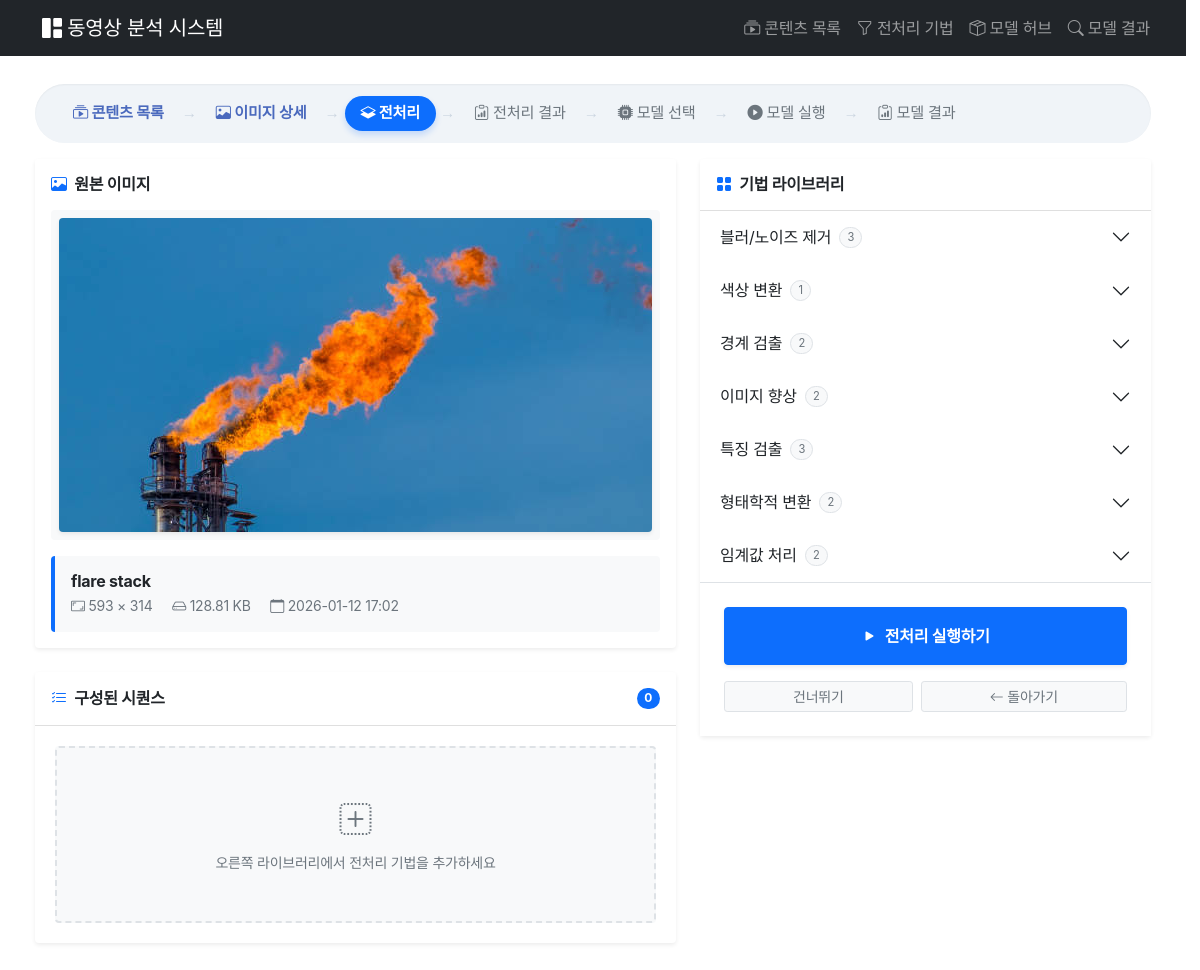
Page /preprocess/start/2/?type=image on the committed database.
### contents/models.py (models this page shows, shortened)
class Image(models.Model):
    title = models.CharField(max_length=200, verbose_name="제목")
    description = models.TextField(blank=True, verbose_name="설명")
    file = models.ImageField(upload_to=image_upload_path, verbose_name="이미지 파일")
    file_size = models.BigIntegerField(default=0, verbose_name="파일 크기")
    width = models.IntegerField(default=0, verbose_name="너비")
    height = models.IntegerField(default=0, verbose_name="높이")
    uploaded_at = models.DateTimeField(auto_now_add=True, verbose_name="업로드 시간")
    class Meta:
        verbose_name = "이미지"
        verbose_name_plural = "이미지들"
        ordering = ['-uploaded_at']
    def get_file_size_display(self):
        size = self.file_size
        for unit in ["B", "KB", "MB", "GB"]:
            if size < 1024.0:
                return f"{size:.2f} {unit}"
            size /= 1024.0
        return f"{size:.2f} TB"
    def get_resolution_display(self):
        if self.width and self.height:
            return f"{self.width} × {self.height}"
        return "-"

### prephub/models.py (models this page shows, shortened)
class PreprocessingMethod(models.Model):
    name = models.CharField(max_length=100, verbose_name="기법 이름")
    code = models.CharField(
        max_length=50,
        unique=True,
        verbose_name="기법 코드",
        help_text="프로그램에서 사용되는 고유 식별자 (예: my_blur)"
    )
    description = models.TextField(blank=True, verbose_name="설명")
    CATEGORY_CHOICES = [
        ('edge', '경계 검출'),
        ('blur', '블러/노이즈 제거'),
        ('threshold', '임계값 처리'),
        ('morphology', '형태학적 변환'),
        ('color', '색상 변환'),
        ('feature', '특징 검출'),
        ('enhancement', '이미지 향상'),
        ('custom', '사용자 정의'),
    ]
    category = models.CharField(
        max_length=20,
        choices=CATEGORY_CHOICES,
        default='custom',
        verbose_name="카테고리"
    )
    python_file = models.FileField(
        upload_to=method_upload_path,
        blank=True,
        null=True,
        verbose_name="Python 파일",
        help_text=".py 파일을 업로드하세요"
    )
    function_name = models.CharField(
        max_length=100,
        default='process',
        verbose_name="함수 이름",
        help_text="Python 파일 내에서 실행할 함수 이름 (기본: process)"
    )
    parameter_schema = models.JSONField(
        default=dict,
        blank=True,
        verbose_name="파라미터 스키마",
        help_text="각 파라미터의 타입, 기본값, 범위 등을 정의"
    )
    default_parameters = models.JSONField(
        default=dict,
        blank=True,
        verbose_name="기본 파라미터"
    )
    is_active = models.BooleanField(default=True, verbose_name="활성화")
    is_builtin = models.BooleanField(
        default=False,
        verbose_name="내장 기법",
        help_text="시스템 기본 제공 기법 (삭제 불가)"
    )
    created_at = models.DateTimeField(auto_now_add=True, verbose_name="생성일")
    updated_at = models.DateTimeField(auto_now=True, verbose_name="수정일")
    class Meta:
        verbose_name = "전처리 기법"
        verbose_name_plural = "전처리 기법들"
        ordering = ['category', 'name']

### preprocess/views.py (the view, shortened to what this page needs)
class StartPreprocessingView(View):
    template_name = "preprocess/preprocessing.html"
    def _get_content(self, content_type, content_id):
        if content_type == "image":
            return get_object_or_404(Image, pk=content_id)
        return get_object_or_404(Video, pk=content_id)
    def get(self, request, content_id):
        content_type = request.GET.get("type", "video")
        content = self._get_content(content_type, content_id)
        force_new = request.GET.get("new") == "true"
        if content_type == "image":
            task = PreprocessingTask.objects.filter(
                image=content, status="ready"
            ).first()
        else:
            task = PreprocessingTask.objects.filter(
                video=content, status="ready"
            ).first()
        active_methods = PreprocessingMethod.objects.filter(
            is_active=True
        ).order_by("category", "name")
        methods_by_category = {}
        for method in active_methods:
            category = method.get_category_display()
            if category not in methods_by_category:
                methods_by_category[category] = []
            methods_by_category[category].append(method)
        context = {
            "content": content,
            "content_type": content_type,
            "task": task,  # None일 수 있음
            "methods_by_category": methods_by_category,
            "current_pipeline": task.get_pipeline_display() if task else [],
        }
        return render(request, self.template_name, context)

### preprocess/templates/preprocess/preprocessing.html (shortened to what this page needs)
{% extends 'contents/base.html' %}
{% block breadcrumb_items %}
    <li class="custom-breadcrumb-item">
        {% if content_type == 'image' %}
        <a href="{% url 'image_detail' content.id %}">
            <i class="bi bi-image"></i> 이미지 상세
        </a>
        {% else %}
        <a href="{% url 'video_detail' content.id %}">
            <i class="bi bi-camera-video"></i> 동영상 상세
        </a>
        {% endif %}
    </li>
    <li class="custom-breadcrumb-item active">
        <a href="{% url 'preprocess:start_preprocessing' content.id %}">
            <i class="bi bi-layers-half"></i> 전처리
        </a>
    </li>
    <li class="custom-breadcrumb-item disabled">
        <span class="text-muted">
            <i class="bi bi-clipboard-data"></i> 전처리 결과
        </span>
    </li>
    <li class="custom-breadcrumb-item disabled">
        <span class="text-muted">
            <i class="bi bi-cpu-fill"></i> 모델 선택
        </span>
    </li>
    <li class="custom-breadcrumb-item disabled">
        <span class="text-muted">
            <i class="bi bi-play-circle-fill"></i> 모델 실행
        </span>
    </li>
    <li class="custom-breadcrumb-item disabled">
        <span class="text-muted">
            <i class="bi bi-clipboard-data"></i> 모델 결과
        </span>
    </li>
{% endblock %}
{% block content %}
<div class="row">
    <div class="col-md-7">
        <div class="card mb-4 shadow-sm border-0">
            <div class="card-header bg-white py-3 border-bottom-0">
                <h6 class="mb-0 fw-bold text-dark">
                    {% if content_type == 'image' %}
                        <i class="bi bi-image text-primary me-1"></i> 원본 이미지
                    {% else %}
                        <i class="bi bi-camera-video text-primary me-1"></i> 원본 동영상
                    {% endif %}
                </h6>
            </div>
            <div class="card-body pt-0">
                {% if content_type == 'image' %}
                    <div class="text-center bg-light rounded p-2">
                        <img src="{{ content.file.url }}" class="img-fluid rounded shadow-sm" style="max-height: 450px;">
                    </div>
                {% else %}
                    <div class="bg-black rounded overflow-hidden shadow-sm">
                        <video width="100%" controls class="d-block">
                            <source src="{% url 'serve_video' content.pk %}" type="video/mp4">
                        </video>
                    </div>
                {% endif %}
                <div class="mt-3 p-3 bg-light rounded border-start border-4 border-primary">
                    <h6 class="fw-bold mb-1">{{ content.title }}</h6>
                    <div class="text-muted small">
                        {% if content_type == 'image' %}
                            <span class="me-3"><i class="bi bi-aspect-ratio"></i> {{ content.get_resolution_display }}</span>
                        {% endif %}
                        <span class="me-3"><i class="bi bi-hdd"></i> {{ content.get_file_size_display }}</span>
                        <span><i class="bi bi-calendar"></i> {{ content.uploaded_at|date:"Y-m-d H:i" }}</span>
                    </div>
                </div>
            </div>
        </div>
        <div class="card shadow-sm border-0 mb-4">
            <div class="card-header bg-white py-3 d-flex justify-content-between align-items-center">
                <h6 class="mb-0 fw-bold text-dark"><i class="bi bi-list-check text-primary me-1"></i> 구성된 시퀀스</h6>
                <span class="badge bg-primary rounded-pill" id="pipelineCount">{{ current_pipeline|length }}</span>
            </div>
            <div class="card-body">
                <div id="pipelineList" class="p-1" style="min-height: 80px;">
                    {% if current_pipeline %}
                        {% for step in current_pipeline %}
                        <div class="pipeline-step mb-3 py-3 px-3 d-flex justify-content-between align-items-center shadow-sm">
                            <div class="d-flex align-items-center">
                                <div class="step-number me-3">{{ forloop.counter }}</div>
                                <span class="fw-bold text-dark">{{ step }}</span>
                            </div>
                            <div class="btn-group btn-group-sm bg-white rounded-pill shadow-sm px-2 py-1">
                                <button type="button" class="btn btn-link text-primary p-1 me-1" title="편집"
                                        onclick="editStep({{ forloop.counter0 }})">
                                    <i class="bi bi-pencil-square"></i>
                                </button>
                                {% if not forloop.first %}
                                <button type="button" class="btn btn-link text-secondary p-1" onclick="moveStep({{ forloop.counter0 }}, 'up')">
                                    <i class="bi bi-chevron-up"></i>
                                </button>
                                {% endif %}
                                {% if not forloop.last %}
                                <button type="button" class="btn btn-link text-secondary p-1" onclick="moveStep({{ forloop.counter0 }}, 'down')">
                                    <i class="bi bi-chevron-down"></i>
                                </button>
                                {% endif %}
                                <button type="button" class="btn btn-link text-danger p-1 border-start ms-1" onclick="removeStep({{ forloop.counter0 }})">
                                    <i class="bi bi-trash3"></i>
                                </button>
                            </div>
                        </div>
                        {% endfor %}
                    {% else %}
                        <div id="emptyPipelineMsg" class="text-center text-muted py-5 bg-light rounded border-dashed">
                            <i class="bi bi-plus-square-dotted" style="font-size: 2rem;"></i>
                            <p class="mb-0 mt-2 small">오른쪽 라이브러리에서 전처리 기법을 추가하세요</p>
                        </div>
                    {% endif %}
                </div>
            </div>
        </div>
    </div>
    <div class="col-md-5">
        <div class="card shadow-sm border-0 sticky-top" style="top: 1rem;">
            <div class="card-header bg-white py-3">
                <h6 class="mb-0 fw-bold text-dark"><i class="bi bi-grid-fill text-primary me-1"></i> 기법 라이브러리</h6>
            </div>
            <div class="card-body p-0">
                <div class="accordion accordion-flush" id="methodsAccordion">
                    {% if methods_by_category %}
                        {% for category, methods in methods_by_category.items %}
                        <div class="accordion-item border-0">
                            <h2 class="accordion-header">
                                <button class="accordion-button collapsed py-3 fw-semibold text-dark" type="button" data-bs-toggle="collapse" data-bs-target="#collapse{{ forloop.counter }}">
                                    {{ category }}
                                    <span class="badge bg-light text-secondary border rounded-pill ms-2 fw-normal" style="font-size: 0.7rem;">{{ methods|length }}</span>
                                </button>
                            </h2>
                        </div>
                        {% endfor %}
                    {% endif %}
                </div>
                <div class="p-4 bg-white border-top">
                    <button type="button" class="btn btn-primary w-100 py-3 fw-bold mb-3 shadow-sm" onclick="executePipeline()">
                        <i class="bi bi-play-fill me-1"></i> 전처리 실행하기
                    </button>
                    <div class="d-flex gap-2">
                        <form method="post" class="flex-grow-1">
                            <button type="submit" class="btn btn-light w-100 btn-sm text-muted border">건너뛰기</button>
                        </form>
                        <button type="button" onclick="history.back()"
                                class="btn btn-light flex-grow-1 btn-sm text-muted border">
                            <i class="bi bi-arrow-left"></i> 돌아가기
                        </button>
                    </div>
                </div>
            </div>
        </div>
    </div>
</div>
{% endblock %}

### contents/templates/contents/base.html (style rules this page uses)
body { padding-top: 60px; }
.custom-breadcrumb-item { display: inline-flex; align-items: center; font-size: 0.95rem; }
.custom-breadcrumb-item:not(.active):not(.disabled) a { color: #4a69bd; font-weight: 600; text-decoration: none; padding: 6px 14px; border-radius: 20px; transition: all 0.3s ease; }
.custom-breadcrumb-item.active a { color: #ffffff !important; background-color: #0d6efd; font-weight: 700; padding: 6px 16px; border-radius: 20px; box-shadow: 0 4px 6px rgba(13, 110, 253, 0.2); text-decoration: none; }
.custom-breadcrumb-item.disabled span { color: #a0aec0; padding: 6px 14px; }
.custom-breadcrumb-item:not(:last-child)::after { content: '→'; font-family: serif; margin-left: 4px; color: #cbd5e0; font-weight: normal; }
body, .accordion-button, .btn, .pipeline-step span { font-family: 'Pretendard Variable', Pretendard, -apple-system, sans-serif !important; letter-spacing: -0.015rem; }
html { scrollbar-gutter: stable; background-color: #ffffff; }

### preprocess/templates/preprocess/preprocessing.html (style rules this page uses)
.border-dashed { border: 2px dashed #dee2e6 !important; }

### rows in the picture
Image: file (picture), title "flare stack", resolution "593 × 314", file_size "128.81 KB", uploaded_at "2026-01-12 17:02"
PreprocessingMethod: category "블러/노이즈 제거", methods "3"
PreprocessingMethod: category "색상 변환", methods "1"
PreprocessingMethod: category "경계 검출", methods "2"
PreprocessingMethod: category "이미지 향상", methods "2"
PreprocessingMethod: category "특징 검출", methods "3"
PreprocessingMethod: category "형태학적 변환", methods "2"
PreprocessingMethod: category "임계값 처리", methods "2"

### other values in the picture
{{ current_pipeline|length }} "0"
